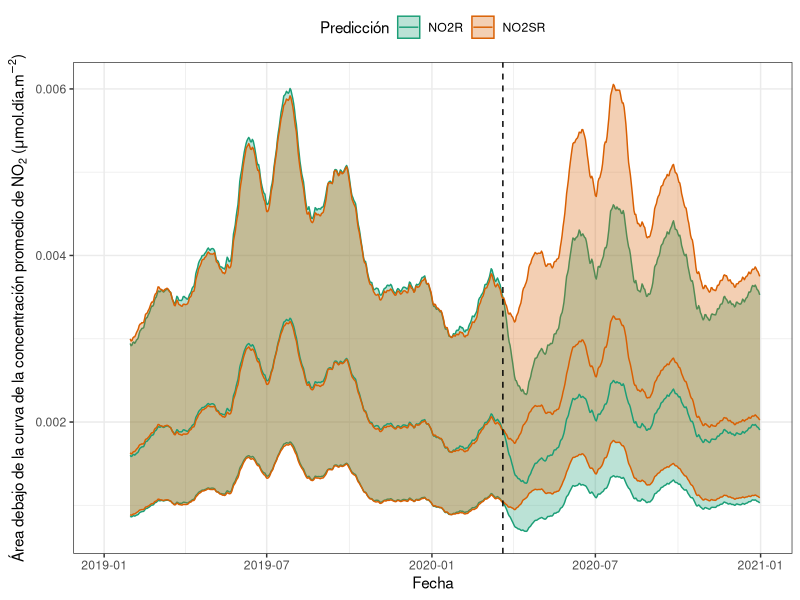
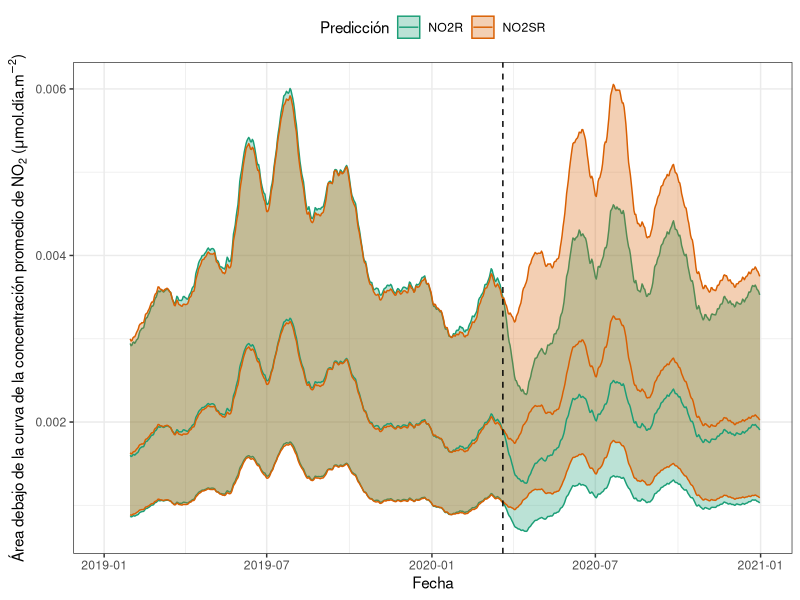

R code for these plots, in order:
# Resultados modelo 2:
library(tidyverse)
library(data.table)
library(pracma)

datos <- fread("Datos/Resultados_prophet/Modelo_2/resultados_modelo_2_unidades_reales.csv")

variables <- names(datos)[grepl("prediccion", names(datos))]

variables.nuevas <- paste0("area_", variables)

datos[, (variables.nuevas) := frollapply(.SD, 28, trapz, align = "right"), .SDcols = variables]

centrales <- c("ds", variables.nuevas[!grepl("min|max", variables.nuevas)])

datos.centrales <- datos[, ..centrales] %>%
  melt(id.vars = "ds", measure = patterns("^area_"), value.name = "valor_central")

datos.centrales[, variable := fifelse(variable == "area_prediccion_train", "NO2R", "NO2SR")]

incertidumbre <- c("ds", variables.nuevas[grepl("min|max", variables.nuevas)])

datos.incertidumbre <- datos[, ..incertidumbre] %>%
  melt(measure = patterns("^area_"), value.name = "valor_incertidumbre")

datos.incertidumbre[, c("variable", "rango") := .(fifelse(grepl("train", variable), "NO2R", "NO2SR"),
                                                  fifelse(grepl("max", variable), "incertidumbre_max", "incertidumbre_min"))]

datos.incertidumbre <- datos.incertidumbre %>%
  dcast(ds + variable ~ rango, value.var = "valor_incertidumbre")

datos.juntos <- merge(datos.centrales, datos.incertidumbre, by = c("ds", "variable"))


#Proporciones:

datos.juntos[, ]

(plot.areas <- datos.juntos %>%
  ggplot(aes(x = ds, y = valor_central, ymax = incertidumbre_max, ymin = incertidumbre_min, col = variable, fill = variable)) +
  geom_ribbon(alpha = 0.3) +
  geom_line() +
  geom_vline(xintercept = as.Date("2020-03-20"), linetype = "dashed") +
  scale_color_brewer(palette = "Dark2") +
  scale_fill_brewer(palette = "Dark2") +
  theme_bw()+
    theme(legend.position = "top") +
  labs(x = "Fecha", y = expression(paste("Área debajo de la curva de la concentración promedio de ", NO[2], " (", mu, "mol.día.", m^-2, ")")), fill = "Predicción", col = "Predicción"))

ggsave("Figuras/Modelo_2/Mediamovil_area_bajo_curva_predicciones.png", plot.areas, width = 10, height = 6)

